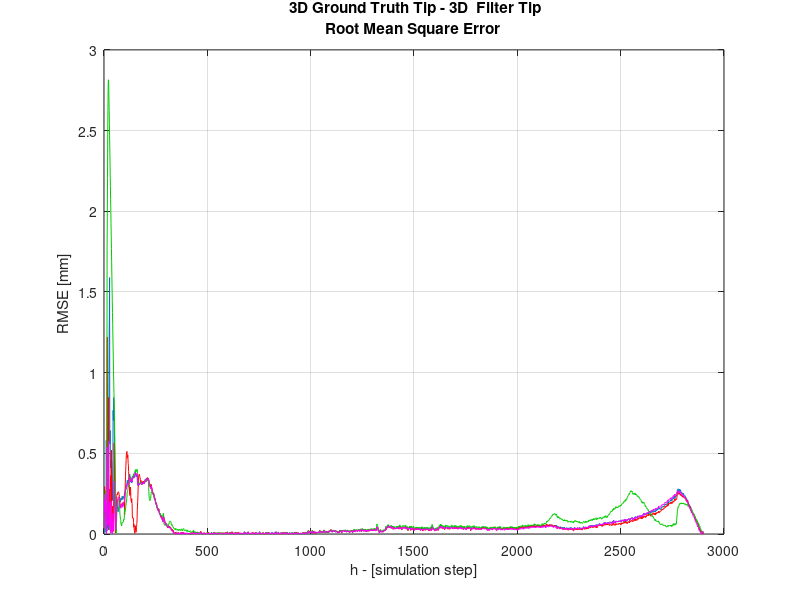
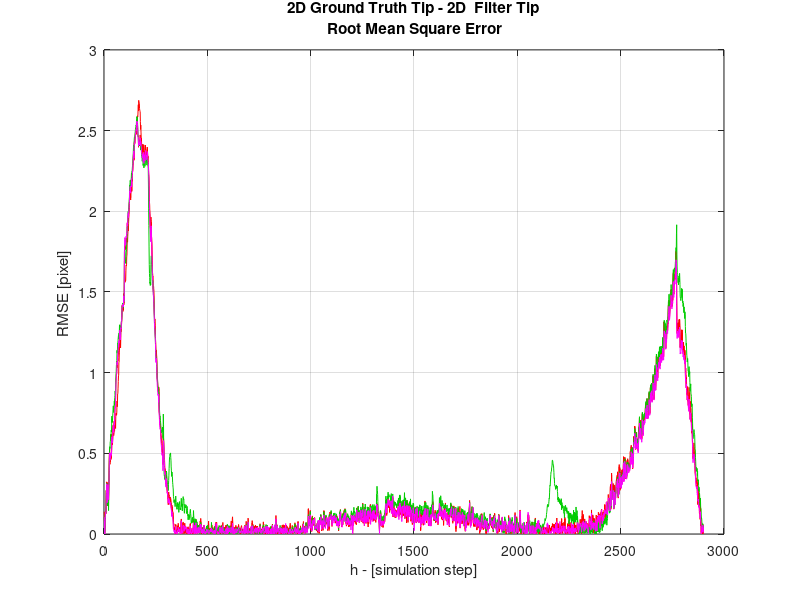
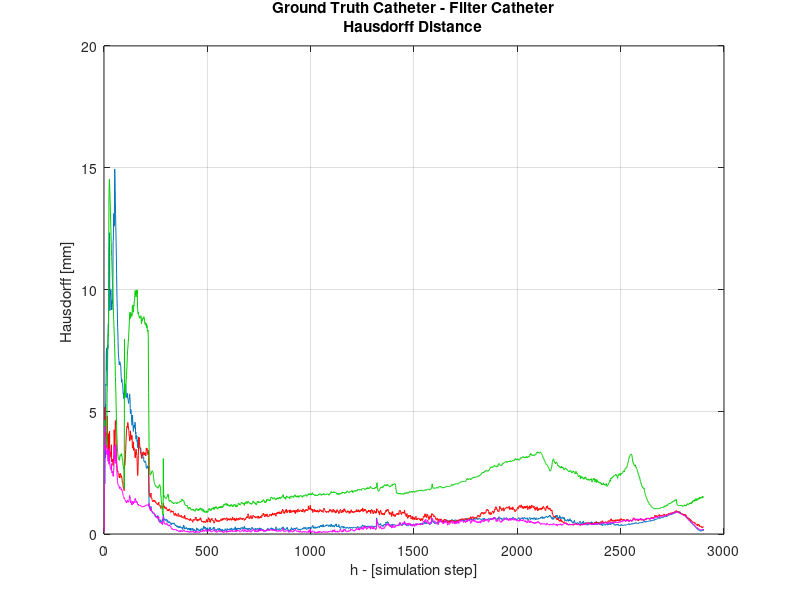
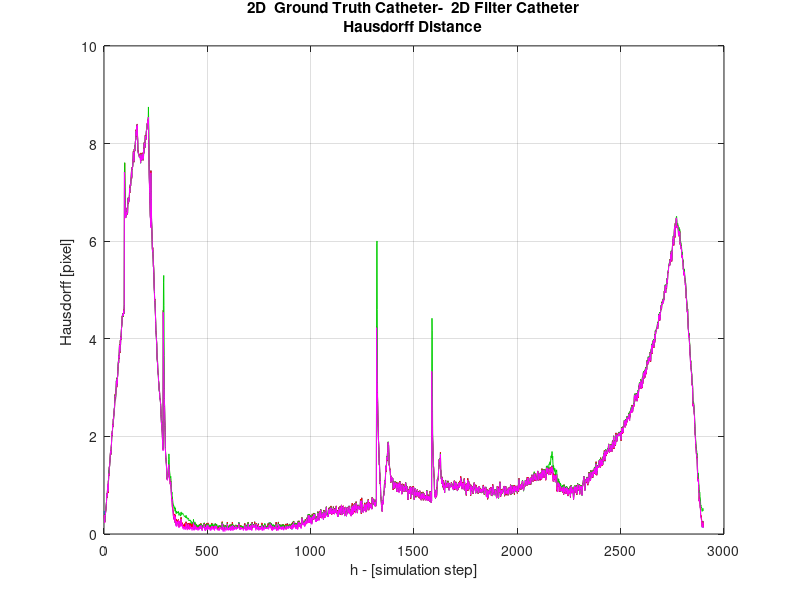

Write MATLAB code to recreate these figures, in order.
%%PLOT TIP RMSE 
% load('RMSE2d_0.mat','RMSE2d_0')
clear all
% close all 
clc

load TEST_SIDE_RMSE2d_0.mat
load TEST_SIDE_RMSE2d_1.mat   
load TEST_SIDE_RMSE2d_2.mat
load TEST_SIDE_RMSE2d_3.mat

load TEST_SIDE_RMSE_0.mat
load TEST_SIDE_RMSE_1.mat
load TEST_SIDE_RMSE_2.mat
load TEST_SIDE_RMSE_3.mat

load TEST_SIDE_hd_0.mat
load TEST_SIDE_hd_1.mat
load TEST_SIDE_hd_2.mat
load TEST_SIDE_hd_3.mat

load TEST_SIDE_hd2d_0.mat 
load TEST_SIDE_hd2d_1.mat 
load TEST_SIDE_hd2d_2.mat 
load TEST_SIDE_hd2d_3.mat 

figure
plot(TEST_SIDE_RMSE_0*1000)
hold on
plot(TEST_SIDE_RMSE_1*1000, 'Color',[1 0 0])
hold on
plot(TEST_SIDE_RMSE_2*1000, 'Color',[0 0.8 0])
hold on
plot(TEST_SIDE_RMSE_3*1000, 'Color',[1 0 1])
grid on
xlabel('h - [simulation step]') % x-axis label
ylabel('RMSE [mm] ') % y-axis label
title( {' 3D Ground Truth Tip - 3D  Filter Tip';'Root Mean Square Error'  }) ;


figure
plot(TEST_SIDE_RMSE2d_0, 'Color',[1 0 0])
hold on
plot(TEST_SIDE_RMSE2d_1, 'Color',[1 0 0]) 
hold on
plot(TEST_SIDE_RMSE2d_2, 'Color',[0 0.8 0])
hold on
plot(TEST_SIDE_RMSE2d_3, 'Color',[1 0 1])
grid on
xlabel('h - [simulation step]') % x-axis label
ylabel('RMSE [pixel] ') % y-axis label
title( {'2D Ground Truth Tip - 2D  Filter Tip'; ' Root Mean Square Error' }) ;


figure
plot(TEST_SIDE_hd_0*1000)
hold on
plot(TEST_SIDE_hd_1*1000, 'Color',[1 0 0])
hold on
plot(TEST_SIDE_hd_2*1000, 'Color',[0 0.8 0])
hold on
plot(TEST_SIDE_hd_3*1000, 'Color',[1 0 1])
grid on
xlabel('h - [simulation step]') % x-axis label
ylabel('Hausdorff [mm] ') % y-axis label
title( {'Ground Truth Catheter - Filter Catheter';'Hausdorff Distance'  }) ;

figure
plot(TEST_SIDE_hd2d_0)
hold on
plot(TEST_SIDE_hd2d_1, 'Color',[1 0 0])
hold on
plot(TEST_SIDE_hd2d_2, 'Color',[0 0.8 0])
hold on
plot(TEST_SIDE_hd2d_3, 'Color',[1 0 1])
grid on
xlabel('h - [simulation step]') % x-axis label
ylabel('Hausdorff [pixel] ') % y-axis label
title( {'2D  Ground Truth Catheter-  2D Filter Catheter';'Hausdorff Distance' }) ;
